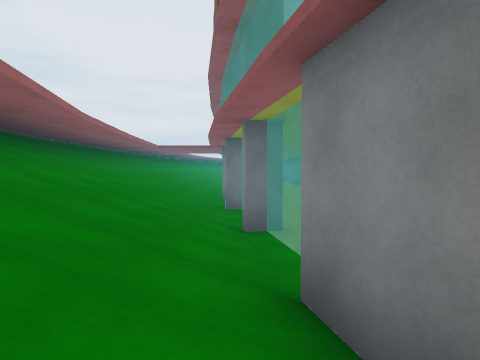
view 1 (above)

15 first-person views from a walk through a 3-D level made in the Unity game engine. The camera is 1.3 m above the floor, tilts 2° down and sees 75° across. The floor is counted in squares, 2 m on a side. Each view is taken from the middle of a square. On the plan, view 1 faces up. The plan holds only what a view shows up to about 10 squares ahead; the rest is blank. The place goes on beyond the plan. Some animated figures are not drawn.

view 2
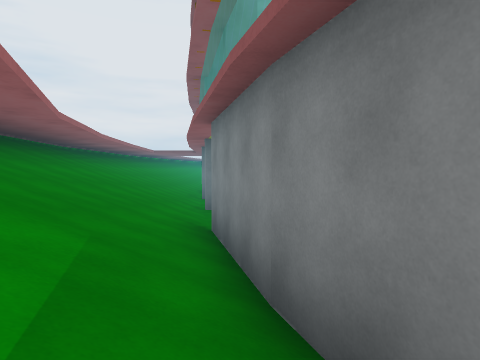

view 3
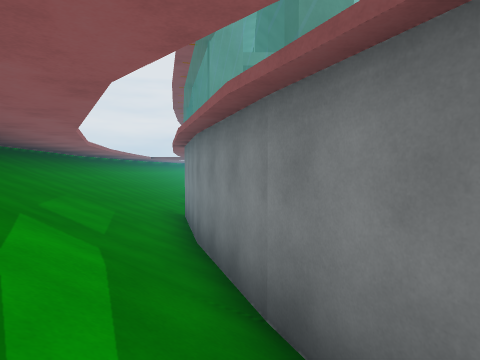

view 4
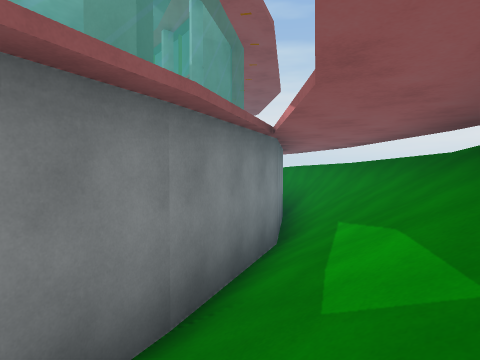

view 5
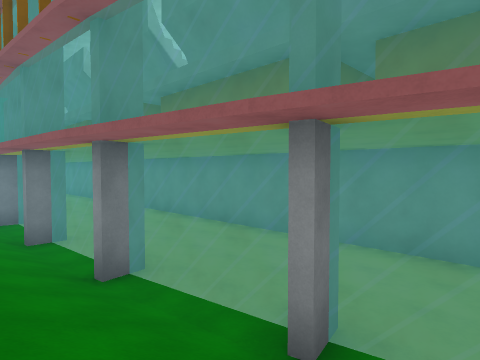

view 6
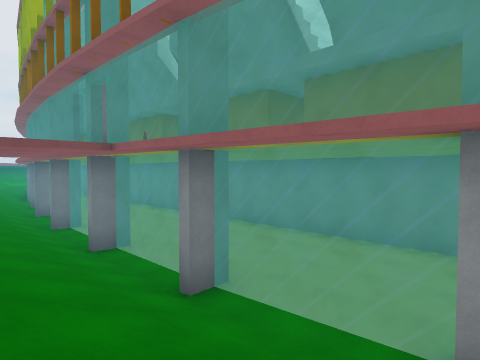

view 7
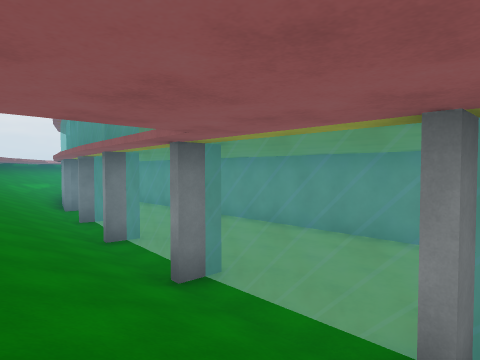

view 8
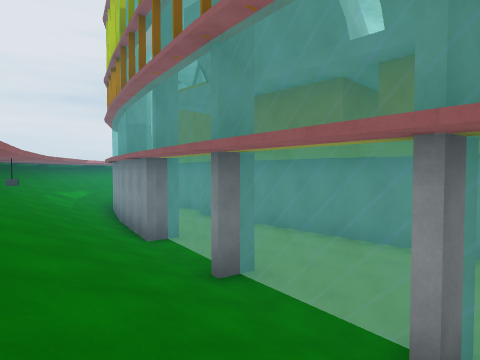

view 9
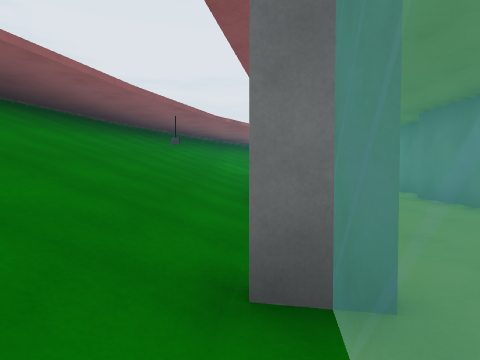

view 10
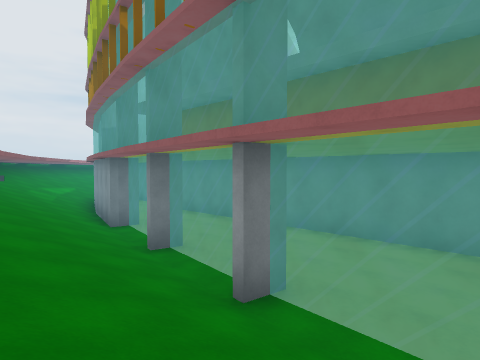

view 11
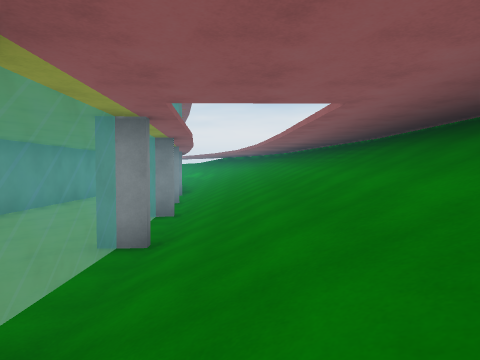

view 12
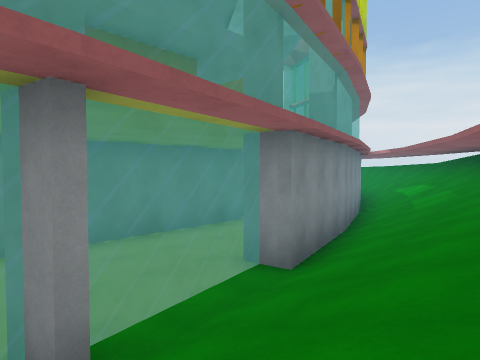

view 13
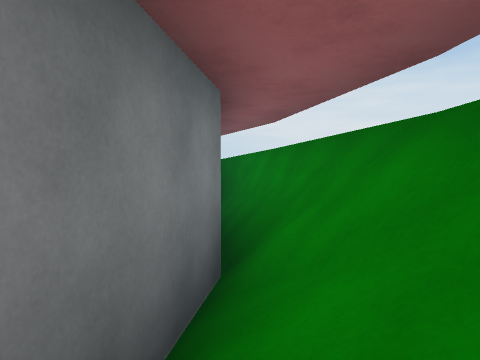

view 14
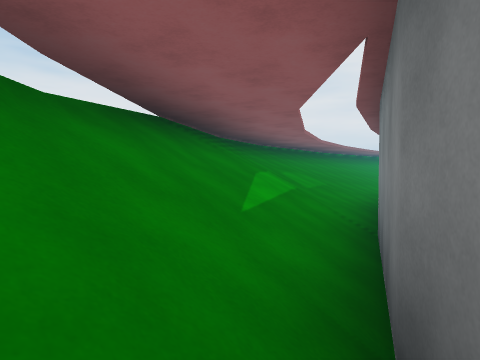

view 15
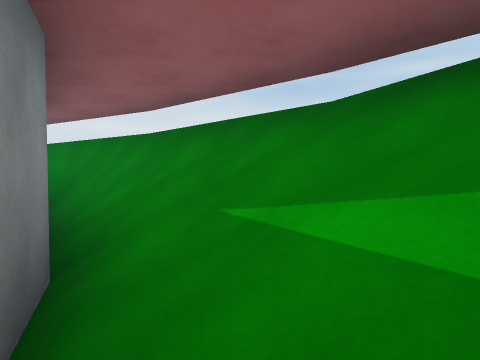

### Floor plan
Key: @ floor where view 1 was taken; # wall or solid block; . main floor; : floor 1.75 m higher than the main floor; + floor 2 m higher than the main floor; / step, stairs or slope; = window, fence, low wall or low ledge; ^ raised ledge; O other object.
Columns run from 5 left of view 1 to 7 right of it. Each row starts with its distance up from view 1.
 30  ^^^///  ^#
 29  ^^OO/#  ^
 28  ^ ^//#^^^
 27  ^ ///#^^^
 26    ///=^^^
 25    ///=^^^
 24   ^///^^^^
 23   ^//.=^^^
 22   ^//.=^^^
 21   ^//=^^^^
 20   +//=^^^^
 19   ///=^^^^
 18   ///=^^^^
 17   ///=^^^^
 16   ///=^^^^
 15   ///=^^^^
 14   ///=^^^^
 13   ///=^^^^
 12 ^ ///=^^^^
 11 ^ ///=^^^^
 10 ^ ://=^^^^
  9 ^ ://=^^^^
  8 ^ ///=^^^^
  7 ^ ^//.=^^^
  6 ^ ^//.=^^^
  5 ^^^///^^^^
  4  ^^///=^^^
  3  ^ ///=^^^
  2  ^ ///#^^^
  1    ^//# ^^
  0    ^/@#  ^
 -1   ^ ///#
 -2   ^ ^//#
 -3    ^^//#
 -4    ^^^//#
 -5     ^ //#
 -6      ^#//#
 -7      ^^//##
 -8       ^^//##
 -9         ^//#
-10          ^###
-11            #

Positions as (right, up) in squares from view 1, and headings:
1: (0, 0), facing up
2: (1, -3), facing up
3: (2, -6), facing up
4: (0, -2), facing down-right
5: (-2, 4), facing up-right
6: (-3, 8), facing up-right
7: (-3, 14), facing up-right
8: (-3, 20), facing up-right
9: (0, 22), facing up
10: (-3, 18), facing up-right
11: (-2, 16), facing down
12: (-2, 6), facing down-right
13: (3, -7), facing down-right
14: (4, -8), facing up-left
15: (2, -4), facing down
